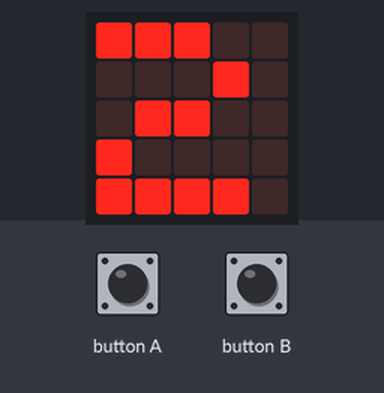
This program was run on a simulated BBC micro:bit running MicroPython. On the bench: the board's 5×5 LED display. The inputs (shaded band) are chosen by the test bench. Random numbers come from a fixed seed; the 48×5 strip is a reading aid, not a part: it shows the text the display is scrolling, unrolled, one strip-width of it at a time.

Above: at 1.4 s.
1.5 s: button A pressed for 3.2 s
At 4.0 s:
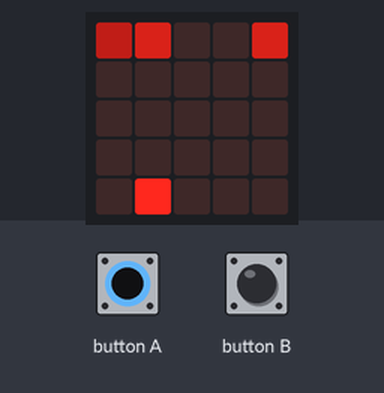
5.3 s: button A pressed for 3.2 s
At 8.1 s:
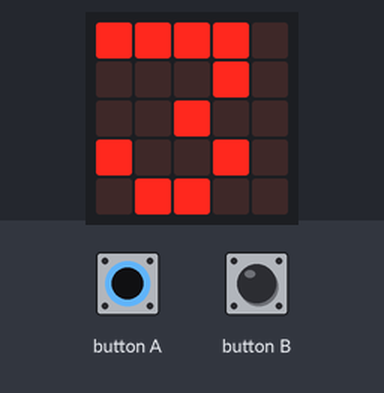
10.0 s: button A pressed for 3.2 s
At 11.49 s:
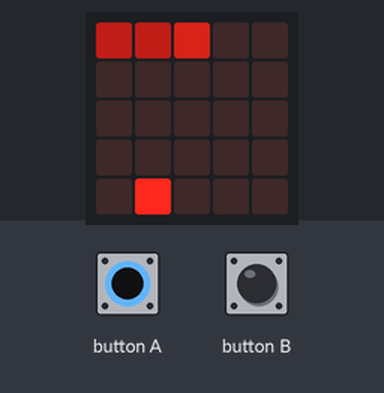
13.8 s: button A pressed for 3.2 s
At 17.45 s:
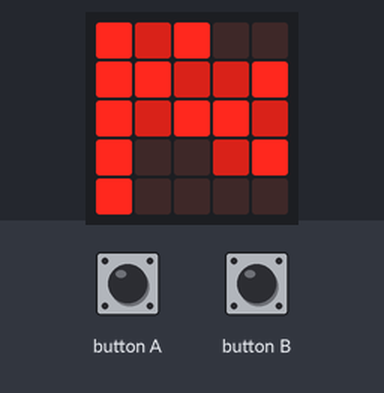
17.6 s: button A pressed for 3.2 s
At 18.98 s:
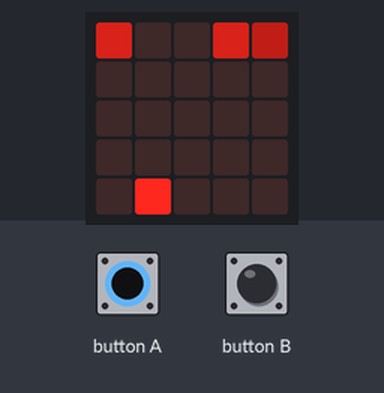
21.4 s: button A pressed for 3.2 s
At 25.06 s:
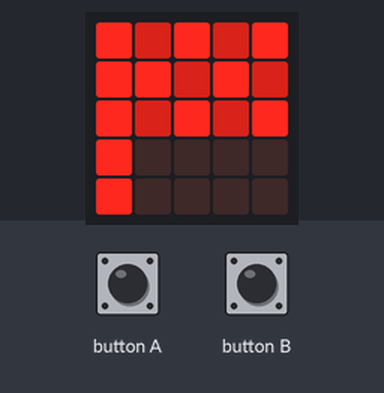

The program:

race-bit.py
```python
# Race:bit - A racing game for Micro:bit
# version 1.0 - by zelacerda

from microbit import *
import random

lines = ['00533','50053','35005','33500'] # Possible track lines (0 = track)
state = 0 # Game start
flag = [Image('95900:99559:95995:90059:90000'),
        Image('95959:99595:95959:90000:90000'),
        Image('95009:99955:95599:90950:90000')]

def game_start():
    global track, p, car, difficult, state
    track = '00000:00000:00000:00000:00000' # Initial track state
    display.show(['3', '2', '1'],delay=800) # Countdown
    display.show(flag*4, delay=120)
    difficult = 0 # Game speed
    car = 2 # X position of car
    p = random.randint(0,3) # Choose an initial track line
    state = 1 # Game run

def game_run():
    global track, p, car, difficult, state
    p = random.choice([i for i in [p-1,p,p+1] if i>=0 and i<4]) # Change line
    track = lines[p] + ':' + track[:-6] # Update track with a new line on top
    if button_a.is_pressed(): car = max(0, car-1) # Move left
    if button_b.is_pressed(): car = min(4, car+1) # Move right
    if track[-5:][car] != '0': # Car collided
        state = 2 # Game Over
    else: # Car on track
        display.show(Image(track))
        display.set_pixel(car,4,9)
        sleep(300-difficult)
        difficult += 1

def game_over():
    global state, difficult
    display.show(flag*4, delay=120)
    display.scroll('SCORE:%s ' % difficult, delay=80, wait=False, loop=True)
    sleep(1000)
    while not (button_a.is_pressed() or button_b.is_pressed()):
        pass # Button A or B restart the game
    state = 0

while True:
    if   state == 0: game_start()
    elif state == 1: game_run()
    elif state == 2: game_over()
```

Measured:
- what the display in image 2 shows lasts 0.8 s, from 7.5 s to 8.3 s
